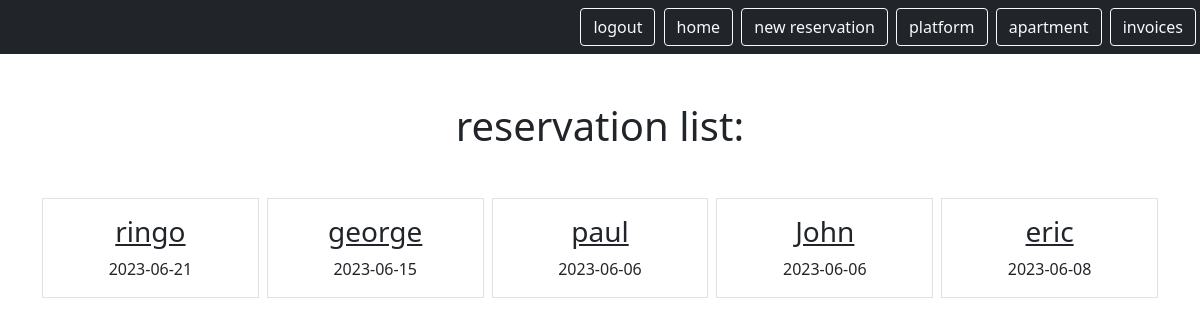
Before: /mini/reservation (signed in) with the older database file.
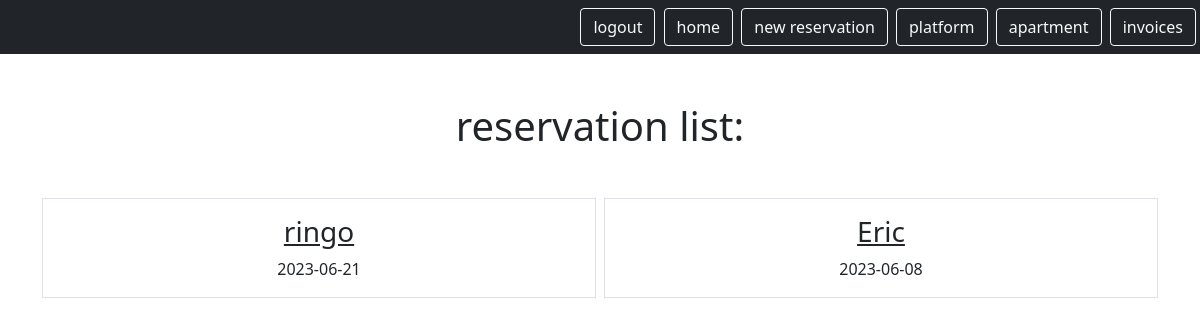
After: the same page with the newer database file.
### reservation/models.py (models this page shows, shortened)
class Reservation(models.Model):
    PURPOSE_CHOICES = [
        ('holiday', 'holiday'),
        ('business', 'business'),
        ('no-show', 'no-show'),
    ]
    id = models.AutoField(primary_key=True)
    start_date = models.DateField(blank=True, null=True)
    end_date = models.DateField(blank=True, null=True)
    name = models.CharField(max_length=255)
    lname = models.CharField(max_length=255, blank=True)
    company = models.CharField(max_length=255 , blank=True, null=True)
    email = models.EmailField(blank=True, null=True)
    t_sum = models.DecimalField(max_digits=10, decimal_places=2, blank=True, null=True)
    commission = models.DecimalField(max_digits=10, decimal_places=2, blank=True, null=True)
    rech_num = models.CharField(max_length=255, blank=True, null=True)
    link = models.URLField(blank=True, null=True)
    purpose = models.CharField(max_length=255,choices=PURPOSE_CHOICES, blank=True, null=True)
    user = models.ForeignKey(User, on_delete=models.CASCADE, related_name='reservation')
    platform = models.ForeignKey(Platform, on_delete=models.CASCADE, related_name='reservation', blank=True)
    apartment = models.ForeignKey(Apartment, on_delete=models.CASCADE, related_name='reservation', blank=True)

### reservation/views.py (the view)
# urls.py: path('reservation', views.ResListView.as_view(), name = 'reservation.list'),
class ResListView(LoginRequiredMixin, ListView):
    model = Reservation
    template_name = "booking/res_list.html"
    context_object_name = "reservation"
    login_url = LOGIN_URL
    def get_queryset(self):
        return self.request.user.reservation.all()

### reservation/templates/booking/res_list.html
{% extends "base.html" %}
{% block content %}
    <h1 class="my-5">reservation list:</h1>
        <div class="row row-cols3 g-2">
            {% for res in reservation %}
            <div class="col">
                <div class="p-3 border">
                    <a href="{% url 'reservation.detail' pk=res.id %}" class="text-dark text-decoration-non">
                        <h3>{{res.name}}</h3>
                    </a>
                    {{res.start_date |truncatechars:10}}
                </div>
            </div>
            {% endfor %}
        </div>
{% endblock %}

### static/templates/base.html (shortened to what this page needs)
{% load static %}
<!DOCTYPE html>
<html lang="en">
<head>
    <link rel="stylesheet" type="text/css" href="{% static 'css/style.css' %}"/>
    <link href="https://cdn.jsdelivr.net/npm/bootstrap@5.0.1/dist/css/bootstrap.min.css" rel="stylesheet">
</head>
<body>
    <nav class = 'navbar navbar-dark bg-dark'>
        <div class="ms-auto">
            {% if user.is_authenticated %}
            <a href="{% url 'logout' %}" class="btn btn-outline-light me-1">logout</a>
            <a href="{% url 'reservation.list' %}" class="btn btn-outline-light me-1">home</a>
            <a href="{% url 'reservation.new' %}" class="btn btn-outline-light me-1">new reservation</a>
            <a href="{% url 'platform.list' %}" class="btn btn-outline-light me-1">platform</a>
            <a href="{% url 'apartment.list' %}" class="btn btn-outline-light me-1">apartment</a>
            <a href="{% url 'invoice.list' %}" class="btn btn-outline-light me-1">invoices</a>
            {% else %}
            <a href="{% url 'login' %}" class="btn btn-outline-light me-1">login</a>
            <a href="{% url 'signup' %}" class="btn btn-outline-light me-1">signup</a>
            {% endif %}
        </div>
    </nav>
    <div class="my-5 text-center container">
    {% block content %}
    {% endblock%}
</div>
</body>
</html>

Changed rows visible on the page:
removed Reservation: name "george", start_date "2023-06-15"
removed Reservation: name "paul", start_date "2023-06-06"
removed Reservation: name "John", start_date "2023-06-06"
removed Reservation: name "eric", start_date "2023-06-08"
added Reservation: name "Eric", start_date "2023-06-08"
